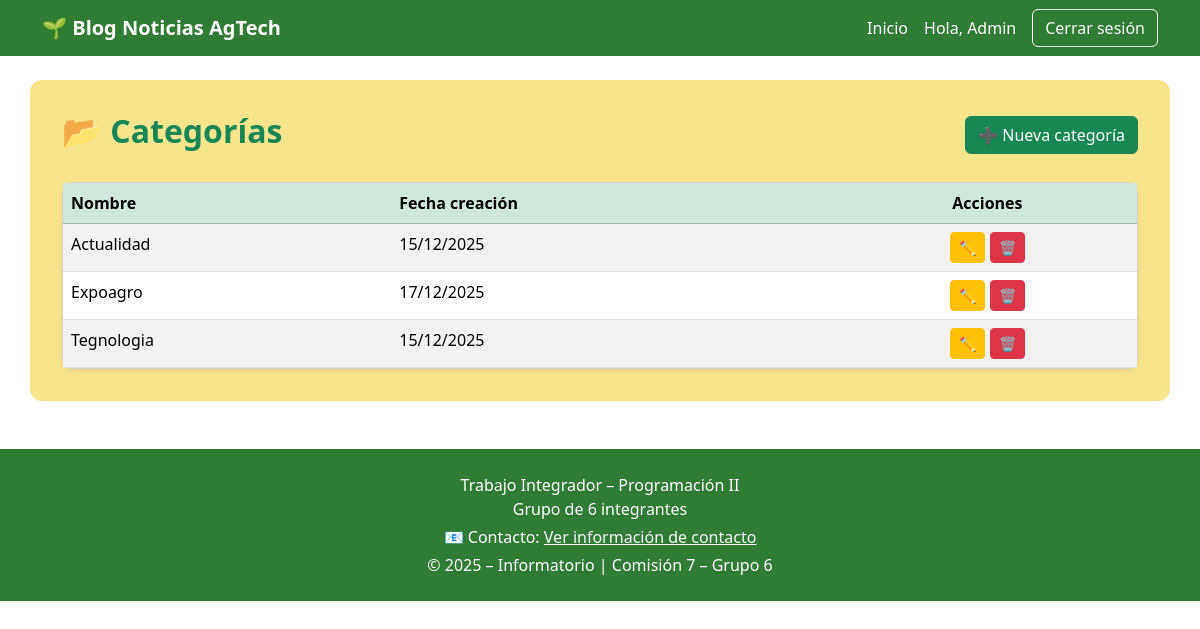
The app's page /posts/categorias/ (signed in) with its own data.
### apps/autenticacion/models.py (models this page shows, shortened)
class Usuario(AbstractUser):
    rol = models.CharField(
        max_length=10,
        choices=Rol.choices,
        default=Rol.USUARIO
    )

### apps/posts/models.py (models this page shows, shortened)
class Categoria(models.Model):
    nombre = models.CharField(max_length=100, unique=True, verbose_name='Nombre')
    creada = models.DateTimeField(auto_now_add=True, verbose_name='Fecha de Creación')
    class Meta:
        verbose_name = 'Categoría'
        verbose_name_plural = 'Categorías'
        ordering = ['nombre']

### apps/posts/views.py (the view)
# urls.py: path('categorias/', views.categoria_lista, name='categoria_lista'),
@login_required
def categoria_lista(request):
    categorias = Categoria.objects.all()
    return render(request, 'posts/categorias/categoria_list.html', {
        'categorias': categorias
    })

### templates/posts/categorias/categoria_list.html (shortened to what this page needs)
{% extends 'base.html' %}
{% block content %}
<div class="d-flex justify-content-between align-items-center mb-4">
    <h2 class="text-success fw-bold">📂 Categorías</h2>
    {% if user.is_authenticated and user.rol == 'admin' %}
        <a href="{% url 'posts:categoria_crear' %}"
           class="btn btn-success">
            ➕ Nueva categoría
        </a>
    {% endif %}
</div>
<div class="card shadow-sm">
    <div class="card-body p-0">
        <table class="table table-striped mb-0">
            <thead class="table-success">
                <tr>
                    <th>Nombre</th>
                    <th>Fecha creación</th>
                    {% if user.rol == 'admin' %}
                        <th class="text-center">Acciones</th>
                    {% endif %}
                </tr>
            </thead>
            <tbody>
            {% for categoria in categorias %}
                <tr>
                    <td>{{ categoria.nombre }}</td>
                    <td>{{ categoria.creada|date:"d/m/Y" }}</td>
                    {% if user.rol == 'admin' %}
                    <td class="text-center">
                        <a href="{% url 'posts:categoria_editar' categoria.id %}"
                           class="btn btn-sm btn-warning">
                            ✏️
                        </a>
                        <a href="{% url 'posts:categoria_eliminar' categoria.id %}"
                           class="btn btn-sm btn-danger">
                            🗑️
                        </a>
                    </td>
                    {% endif %}
                </tr>
            {% empty %}
                <tr>
                    <td colspan="3" class="text-center py-4">
                        No hay categorías creadas.
                    </td>
                </tr>
            {% endfor %}
            </tbody>
        </table>
    </div>
</div>
{% endblock %}

### templates/modulos/navbar.html (shortened to what this page needs)
<header>
    <nav class="navbar navbar-expand-lg navbar-agtech">
        <div class="container">
            <a class="navbar-brand fw-bold" href="{% url 'inicio' %}">
                🌱 Blog Noticias AgTech
            </a>
            <div class="collapse navbar-collapse" id="navbarAgtech">
                <ul class="navbar-nav ms-auto align-items-lg-center">
                    <li class="nav-item">
                        <a class="nav-link" href="{% url 'inicio' %}">Inicio</a>
                    </li>
                    {% if user.is_authenticated %}
                        <li class="nav-item">
                            <span class="nav-link">
                                Hola, {{ user.username }}
                            </span>
                        </li>
                        <li class="nav-item">
                            <a class="btn btn-outline-light ms-lg-2"
                               href="{% url 'apps.autenticacion:confirmar_logout' %}">
                                Cerrar sesión
                            </a>
                        </li>
                    {% endif %}
                </ul>
            </div>
        </div>
    </nav>
</header>

### static/css/main.css (style rules this page uses)
:root { --agtech-green: #2e7d32; --agtech-yellow: #f6e58d; }
.navbar-agtech { background-color: #2e7d32; }
.navbar-agtech .navbar-brand, .navbar-agtech .nav-link { color: #ffffff !important; }
.card { border-radius: 12px; }

### records on screen
Usuario: username "Admin"
Categoria: nombre "Actualidad", creada "15/12/2025"
Categoria: nombre "Expoagro", creada "17/12/2025"
Categoria: nombre "Tegnologia", creada "15/12/2025"
